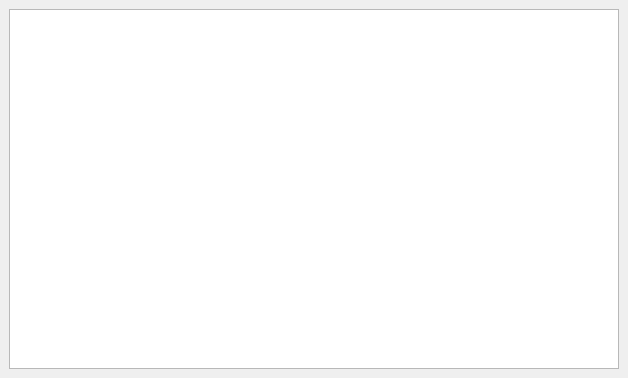
<?xml version="1.0" encoding="UTF-8"?>
<ui version="4.0">
 <class>MainWindow</class>
 <widget class="QMainWindow" name="MainWindow">
  <property name="geometry">
   <rect>
    <x>0</x>
    <y>0</y>
    <width>628</width>
    <height>378</height>
   </rect>
  </property>
  <property name="windowTitle">
   <string>MainWindow</string>
  </property>
  <widget class="QWidget" name="centralwidget">
   <layout class="QVBoxLayout" name="verticalLayout">
    <item>
     <widget class="QGraphicsView" name="graphicsView"/>
    </item>
   </layout>
  </widget>
 </widget>
 <resources/>
 <connections/>
</ui>
